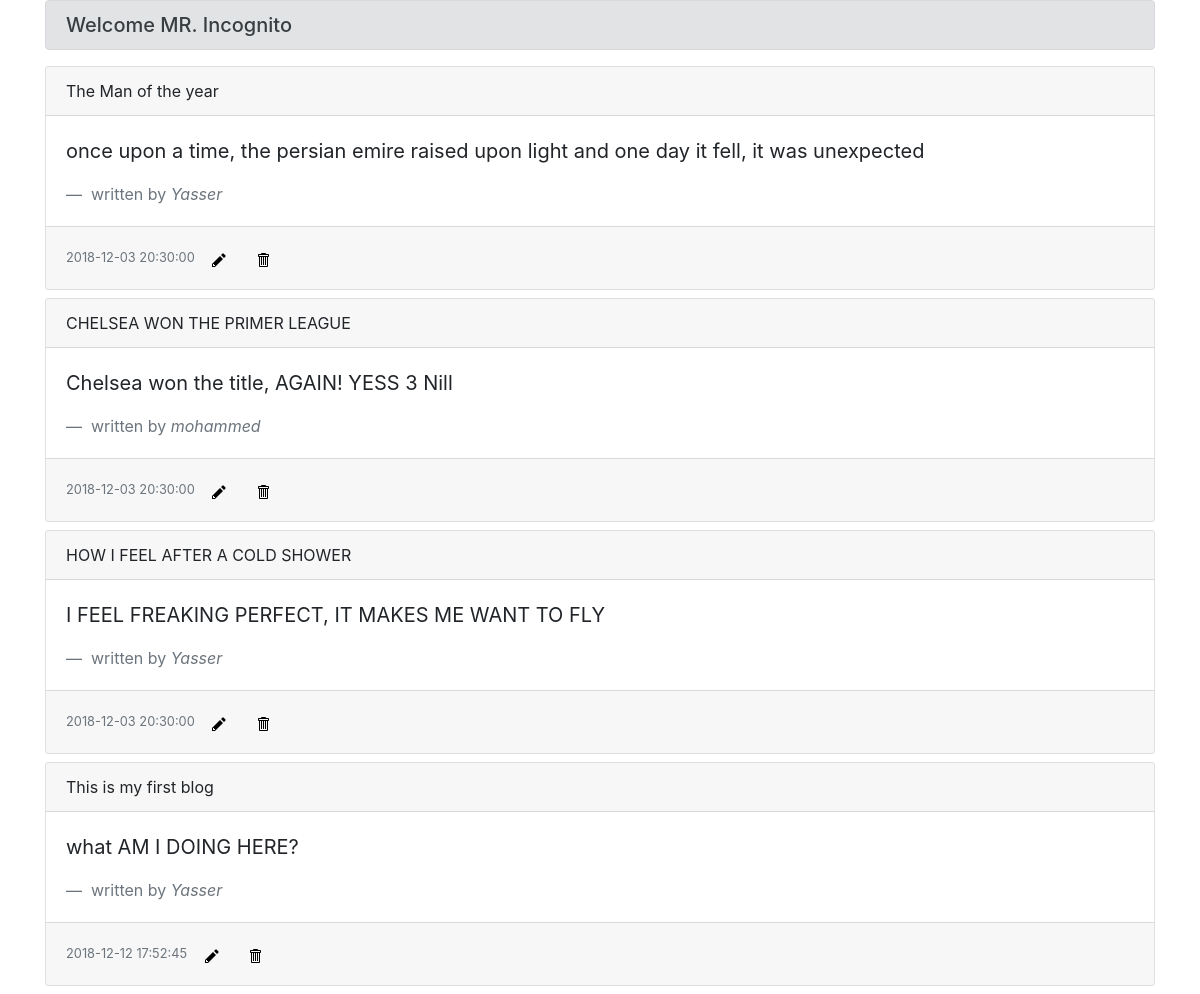
The app's page /blogs, older data.
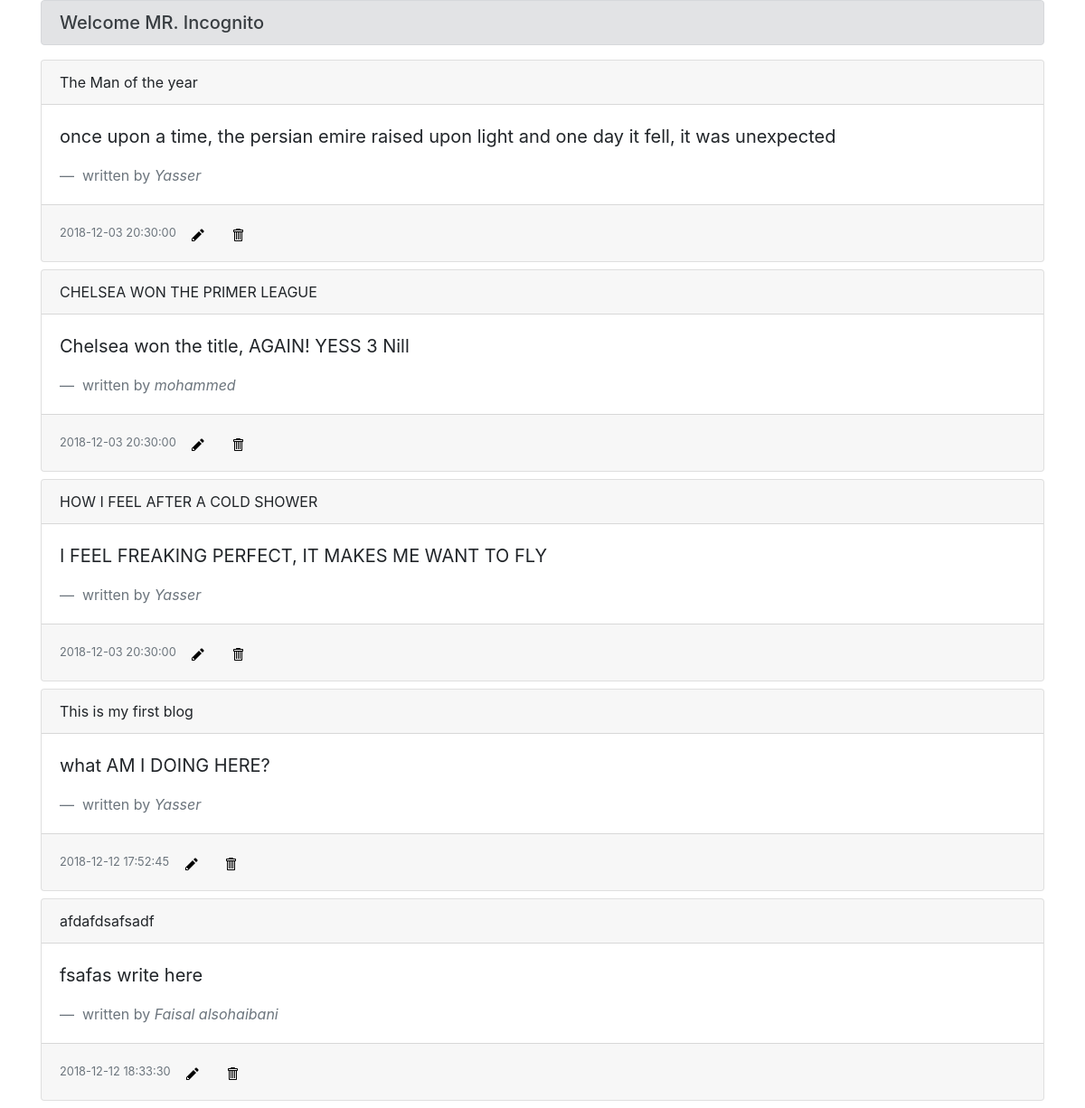
The same page, newer data.
### database_setup.py (models this page shows, shortened)
class Post(Base):
    __tablename__ = 'post'
    id = Column(Integer, primary_key=True)
    uid = Column(Integer, ForeignKey('user.id'))
    title = Column(String(250), nullable=False)
    content = Column(String(5000), nullable=False)
    type = Column(String(30))
    status = Column(String(30))
    time_created = Column(DateTime(timezone=True), server_default=func.now())
    time_updated = Column(DateTime(timezone=True), onupdate=func.now())
    user = relationship(User)

class User(Base):
    __tablename__ = 'user'
    id = Column(Integer, primary_key=True)
    username = Column(String(30), unique=True, nullable=False)
    name = Column(String(250), nullable=False)
    email = Column(String(250), nullable=False)
    password = Column(String(250), nullable=False)
    avatar = Column(String(250))
    bio = Column(String(250))
    phone_number = Column(String(14))
    time_created = Column(DateTime(timezone=True), server_default=func.now())

### application.py (the view)
@app.route('/')
@app.route('/blogs')
def main():
    log('200')
    posts = None
    try:
        posts = session.execute(
            'select post.title,post.time_created,post.content, post.id, user.name from post inner join user on post.uid=user.id left join post_likes on post_likes.pid = post.id').fetchall()
    except Exception:
        pass
    username = 'Incognito'
    if 'username' in login_session:
        username = login_session['username']
        email = login_session['email']
        user_id = login_session['id']
    return render_template('index.html', posts=posts, username=username)

### application.py (called while the page is built)
def log(response):
    ip = request.remote_addr
    url = request.url
    response = response
    new_log = Log(ip=ip, url=url, response=response)
    session.add(new_log)
    try:
        session.commit()
    except:
        session.rollback()
        raise

### templates/index.html (shortened to what this page needs)
<!DOCTYPE html>
<html>
  <head>
<link rel="stylesheet" href="https://stackpath.bootstrapcdn.com/bootstrap/4.1.3/css/bootstrap.min.css">
  </head>
  <body>
  <div class="container">
      <h5 class="alert alert-secondary"> Welcome MR. {{username}} </h5>
  {% for post in posts %}
      <div class="card my-2">
  <div class="card-header">
  {{post.title}}
  </div>
  <div class="card-body">
    <blockquote class="blockquote mb-0">
      <p>{{post.content}}</p>
      <footer class="blockquote-footer"> written by <cite title="Source Title">{{post.name}}</cite></footer>
    </blockquote>
  </div>
  <div class="card-footer">
      <small class="text-muted">{{post.time_created}}</small>
  <button class="btn btn-link"><a href="{{url_for('edit_blog', post_id = post.id)}}"><img src={{ url_for('static',filename='pencil.svg') }} alt="icon name"></a></button>
  <button class="btn btn-link"> <a href="{{url_for('delete_blog', post_id = post.id)}}"><img src={{ url_for('static',filename='trashcan.svg') }} alt="icon name">
</a> </button>
    </div>
</div>
{% endfor %}
</div>
  </body>
</html>

Row changes from the older to the newer data that the page shows:
added Post: title "afdafdsafsadf", content "fsafas write here", name "Faisal alsohaibani", time_created "2018-12-12 18:33:30"
